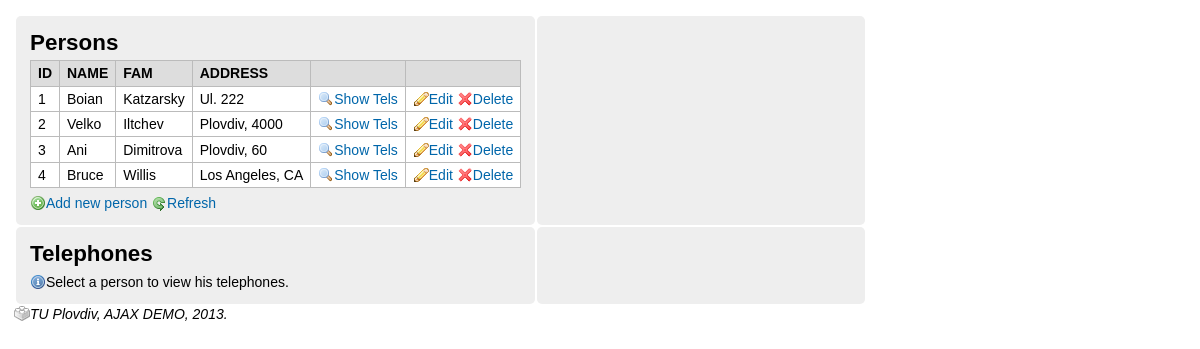
/Semester7/tel_book/index.php, run on the app's committed database.
### tables this page shows
CREATE TABLE IF NOT EXISTS `PERSONS_TBL` (
  `ID` int(11) NOT NULL AUTO_INCREMENT,
  `NAME` varchar(12) NOT NULL,
  `FAM` varchar(15) NOT NULL,
  `ADDRESS` varchar(33) NOT NULL,
  PRIMARY KEY (`ID`)
);

### Semester7/tel_book/index.php (the view, shortened to what this page needs)
<?php
$result = mysql_query("
	SELECT *
	FROM PERSONS_TBL
	ORDER BY ID
	");
$persons = array();
while($p = mysql_fetch_object($result)) {
	$persons[] = $p;
}
?>
<!DOCTYPE html>
<html>
<head>
	<link rel="stylesheet" type="text/css" href="css/default.css">
</head>
<body>
	<table class='layout'>
		<tr>
			<td class='panel'>
			<h1>Persons</h1>
			<table class='grid'>
				<tr>
					<th>ID</th>
					<th>NAME</th>
					<th>FAM</th>
					<th>ADDRESS</th>
					<th> </th>
					<th> </th>
				<tr>
				<?php
					foreach($persons as $p) {
						echo "<tr>
							<td>".$p->ID."</td>
							<td>".$p->NAME."</td>
							<td>".$p->FAM."</td>
							<td>".$p->ADDRESS."</td>
							<td>
								<a href='tels-list-ajax.php?id=".$p->ID."' class='icon view_icon person-show-tels'>Show Tels</a>
							</td>
							<td>
								<a href='person-edit-ajax.php?id=$p->ID' class='icon edit_icon person-edit'>Edit</a>
								<a href='person-delete-ajax.php?id=$p->ID' class='icon delete_icon person-delete'>Delete</a>
							</td>
						</tr>";
					}
				?>
			</table>
			<p>
				<a href='person-edit-ajax.php' class='icon add_icon person-edit'>Add new person</a>
				<a href='' class='icon refresh_icon'>Refresh</a>
			</p>
			</td>
			<td class='panel'>
			</td>
		</tr>
		<tr>
			<td class='panel'>
				<h1>Telephones</h1>
				<div id='tels'>
					<p class='icon info_icon'>Select a person to view his telephones.</p>
				</div>
			</td>
			<td class='panel'>
			</td>
		</tr>
	</table>
	<div id='placeholder'>
	</div>
</body>
</html>

### Semester7/tel_book/css/default.css (style rules this page uses)
html, body { height: 100%; margin: 0; padding: 0; font-size: 14px; font-weight: normal; background: #ffffff; }
body { margin: 1em; }
body, input, select, textarea { font-family: Calibri, Arial, Helvetica, sans-serif; }
h1 { margin: 0.3em 0 0.2em 0; font-size:1.6em; }
a:link, a:visited, a:active, a.link:link, a.link:visited, a.link:active { color: #06a; }
table { font-size: 1em; }
th { text-align:left; }
a:link, a:visited, a:active { text-decoration:none; }
p { margin: 0.5em 0 0.5em 0; }
table.grid, table.grid th, table.grid td { border: 1px solid #bbb; border-collapse:collapse; }
table.grid th { background: #ddd; }
table.grid tr, table.grid td { background: #fff; }
table.grid th, table.grid td { padding: 0.3em 0.5em; }
td.panel { border-radius: 5px; background: #eee; padding: 0.5em 1em; min-width:300px; min-height:50px; }
.icon { padding-left:16px; }
.edit_icon { background: transparent url(famfam/pencil.png) top left no-repeat; }
.add_icon { background: transparent url(famfam/add.png) top left no-repeat; }
.delete_icon { background: transparent url(famfam/cross.png) top left no-repeat; }
.view_icon { background: transparent url(famfam/magnifier.png) top left no-repeat; }
.info_icon { background: transparent url(famfam/information.png) top left no-repeat; }
.refresh_icon { background: transparent url(famfam/arrow_rotate_anticlockwise.png) top left no-repeat; }

### data on the page
persons_tbl: ID "1", NAME "Boian", FAM "Katzarsky", ADDRESS "Ul. 222"
persons_tbl: ID "2", NAME "Velko", FAM "Iltchev", ADDRESS "Plovdiv, 4000"
persons_tbl: ID "3", NAME "Ani", FAM "Dimitrova", ADDRESS "Plovdiv, 60"
persons_tbl: ID "4", NAME "Bruce", FAM "Willis", ADDRESS "Los Angeles, CA"
